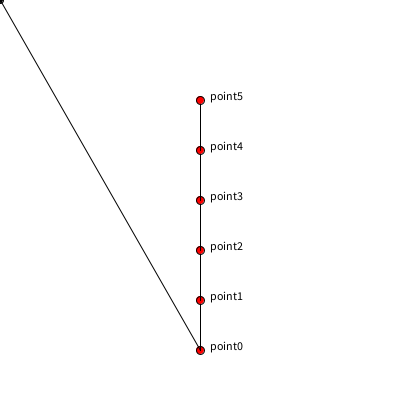
Frame 1 (no input)
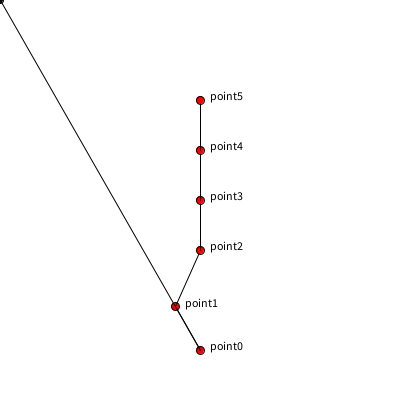
Frame 60 (the mouse pressed at the canvas centre just before this capture)
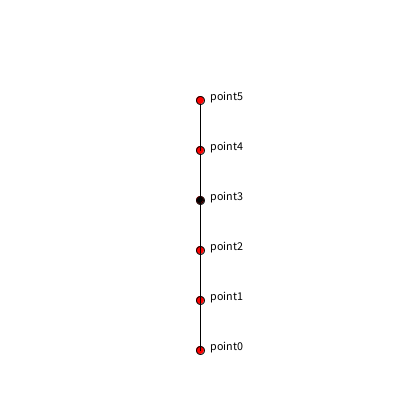
Frame 120 (the mouse held since frame 60 and released just before this capture)

The Processing sketch that drew these frames (run headless with seeded random() and noise(); from frame 60 on, the mouse is pressed at the canvas centre):

// Processing sketch: week14_5
// ── week14_5.pde
//week14-5
//用簡單的線段，來解真的ID的運算
void setup(){
  size(400,400);
  for(int i=0;i<6;i++){
    p[i]=new PVector(200,350-50*i);
  }
}
PVector[]p= new PVector[6];
void draw(){
   background(255);
   for(int i=0;i<6;i++){
     if(i>0) line(p[i-1].x,p[i-1].y,p[i].x,p[i].y);
     fill(255,0,0);
     ellipse(p[i].x,p[i].y,8,8);
     fill(0);
     text("point"+i,p[i].x+10,p[i].y);
   }
   PVector now=new PVector(mouseX,mouseY);//現在位置
   PVector v=PVector.sub(now,p[0]).normalize().mult(50);//短向量
   //因為長度限制為50所以常向量先變成正規化
   p[1].x=p[0].x+v.x;//新的位置，是中心，再加上長度50的這小段
   p[1].y=p[0].y+v.y;//新的位置，是中心，再加上長度50的這小段
   ellipse(mouseX,mouseY,6,6);//滑鼠也有一個小點
   line(p[0].x,p[0].y,mouseX,mouseY);
}
